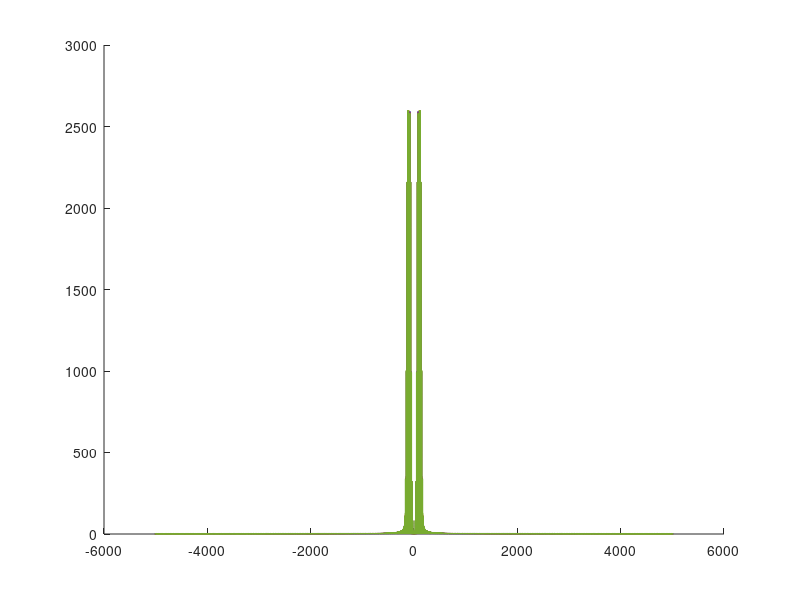

MATLAB code to generate this figure: (Note: this script raises an error after producing the figure.)
clear; clc; close all; 
 
Fs = 10e6;             
fm = 10e3;            
fc = 100e3;            
beta = 2.4048;        
T = 10 / fm;           
t = 0:1/Fs:T;         
 
phi3 = cos(2*pi*fc*t + beta*sin(2*pi*fm*t)); 
 
f_message = 10000:1000:14000;  % Users from 10kHz to 14kHz 
 
cmap = [ 
    0.00, 0.45, 0.74;  % Standard Blue 
    0.85, 0.33, 0.10;  % Orange/Red 
    0.93, 0.69, 0.13;  % Dark Yellow/Gold 
    0.49, 0.18, 0.56;  % Purple 
    0.47, 0.67, 0.19;  % Green 
]; 
 
figure('Color', 'w', 'Position', [100, 100, 1200, 600]); 
hold on; 
 
for u = 1:length(f_message) 
    fm_current = f_message(u); 
     
    % Generate FM signal 
    signal = cos(2*pi*fc*t + beta*sin(2*pi*fm_current*t)); 
     
    % Calculate FFT 
    NFFT = 2^16; 
    spectrum = fftshift(fft(signal, NFFT)); 
    f_axis = linspace(-Fs/2, Fs/2, NFFT); 
     
    % Plot Magnitude 
    color_idx = mod(u-1, size(cmap,1)) + 1;  
    plot(f_axis/1000, abs(spectrum), ... 
         'Color', cmap(color_idx,:), ... 
'LineWidth', 1.5); 
end 
xline(fc/1000, '--k', 'Carrier (fc)', 'LineWidth', 1.5, 'LabelVerticalAlignment', 'top'); 
xlabel('Frequency (kHz)', 'FontSize', 12, 'FontWeight', 'bold'); 
ylabel('Magnitude', 'FontSize', 12, 'FontWeight', 'bold'); 
title(sprintf('Multi-User FM Spectrum (fc=%d kHz, Modulation Index=%.4f)', fc/1000, beta), ... 
'FontSize', 14); 
xlim_min = (fc - 4*max(f_message))/1000; 
xlim_max = (fc + 4*max(f_message))/1000; 
xlim([xlim_min xlim_max]); 
grid on; box on; 
legend_labels = cell(length(f_message), 1); 
for u = 1:length(f_message) 
legend_labels{u} = sprintf('User %d (f_u = %d kHz)', u, f_message(u)/1000); 
end 
legend(legend_labels, 'Location', 'northeast', 'FontSize', 10);
